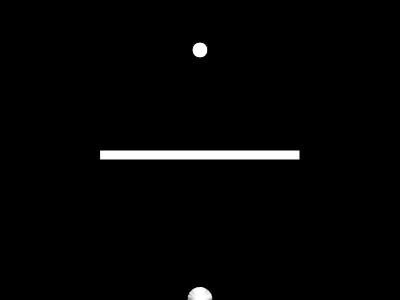
Frame 1 (no input)
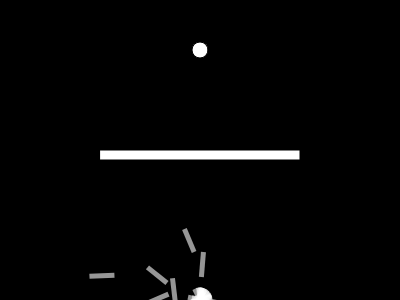
Frame 60 (no input)
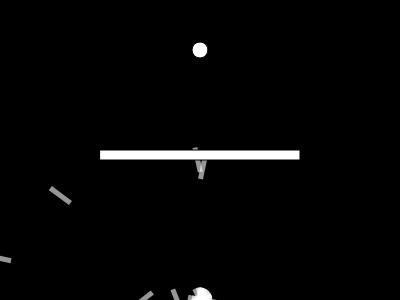
Frame 120 (the mouse pressed at the canvas centre since frame 60)

The p5.js sketch that drew these frames (run headless with seeded random() and noise() and a simulated clock; from frame 60 on, the mouse is pressed at the canvas centre):

// p5.js sketch
// ── sketch.js
var population;
var lifeSpan = 400;
var lifeP;
var count = 0;
var target;
var maxForce = 0.2;

var rx = 100;
var ry = 150;
var rw = 200;
var rh = 10;

function setup(){
	createCanvas(400, 300);
	population = new Population();
	lifeP = createP();
	target = createVector(width*0.5, 50);
}

function draw(){
	background(0);
	population.run();
	lifeP.html(count);

	count++;
	if (count >= lifeSpan) {
		population.evaluate();
		population.selection();
		// population = new Population();
		count = 0 ;
	}
	fill(255);
	rect(rx, ry, rw, rh);
	ellipse(target.x, target.y, 16, 16);
}


// ── dna.js
function DNA(genes) {
	this.genes = [];
	if(genes){
		this.genes = genes;
	} else {
		for (let i = 0; i < lifeSpan; i++) {
			this.genes[i] = p5.Vector.random2D();
			this.genes[i].setMag(maxForce);
		}
	}
	this.crossOver = function(partner) {
		var newGenes = [];
		var mid = floor(random(this.genes.length));
		for (let i = 0; i < this.genes.length; i++) {
			if (i > mid) {
				newGenes[i] = this.genes[i];
			} else {
				newGenes[i] = partner.genes[i];
			}
		}
		return new DNA(newGenes);
	}

	this.mutation = function() {
		for (let i = 0; i < this.genes.length; i++) {
			if(random(1) < 0.01) {
				this.genes[i] = p5.Vector.random2D();
				this.genes[i].setMag(maxForce);
			}
		}
	}
}
// ── population.js
function Population(size = 25) {
	this.rockets = [];
	this.popSize = size;
	this.matingPool = [];

	for(let i = 0; i < this.popSize; i++) {
		this.rockets[i] = new Rocket();
	}

	this.run = function() {
		for(let i = this.rockets.length - 1; i >= 0; i--) {
			this.rockets[i].update();
			this.rockets[i].show();
		}
	}

	this.evaluate = function() {
		var maxFit = 0;
		for(let i = this.rockets.length - 1; i >= 0; i--) {
			this.rockets[i].calcFitness();
			if (this.rockets[i].fitness > maxFit) {
				maxFit = this.rockets[i].fitness;
			}
		}
		console.log(maxFit);
		maxFit = 1/maxFit;
		for(let i = this.rockets.length - 1; i >= 0; i--) {
			this.rockets[i].fitness *= maxFit;
		}

		this.matingPool = [];
		for(let i = this.rockets.length - 1; i >= 0; i--) {
			var n = this.rockets[i].fitness * 100;
			for (let j = 0; j < n; j++) {
				this.matingPool.push(this.rockets[i]);
			}
		}
	}

	this.selection = function() {
		var newRockets = [];
		for (let i = 0; i < this.rockets.length; i++) {
			const element = this.rockets[i];
			var parentA = random(this.matingPool).dna;
			var parentB = random(this.matingPool).dna;
			var child = parentA.crossOver(parentB);
			child.mutation();
			newRockets[i] = new Rocket(child);
		}
		this.rockets = newRockets;
	}
}
// ── rocket.js
function Rocket(dna) {
	this.pos = createVector(width*0.5, height);
	// this.vel = createVector(0, -1);
	this.vel = createVector();
	this.acc = createVector();
	this.dna = dna || new DNA();
	this.fitness = 0;
	this.running = true;
	this.crashed = false;
	this.time = 0;

	this.applyForce = function(force) {
		this.acc.add(force);
	}

	this.update = function() {
		var d = dist(this.pos.x, this.pos.y, target.x, target.y);
		if(d < 10) {
			this.running = false;
			this.pos = target.copy();
		}
		if(this.pos.x > rx && this.pos.x < rx + rw && 
			this.pos.y > ry && this.pos.y < ry + rh) {
				this.crashed = true;
			}
		if (this.pos.x > width || this.pos.x < 0 ) {
				this.crashed = true;
			}
		if (this.pos.y > height || this.pos.y < 0 ) {
				this.crashed = true;
			}
		if (this.running && !this.crashed) {
			this.applyForce(this.dna.genes[count]);
			this.vel.add(this.acc);
			this.pos.add(this.vel);
			this.acc.mult(0);
			this.vel.limit(4);
			this.time++;
		}
	}

	this.show = function() {
		push();
		noStroke();
		fill(255, 150);
		translate(this.pos.x, this.pos.y);
		rotate(this.vel.heading());
		rectMode(CENTER);
		rect(0, 0, 25, 5);
		pop();
	}

	this.calcFitness = function() {
		var d = dist(this.pos.x, this.pos.y, target.x, target.y);
		this.fitness = map(d, 0, width, width, 0);
		if(this.completed) {
			this.fitness *= 10;
			this.fitness *= map(this.time, 0, lifeSpan, 20, 1);
		}
		if(this.crashed) {
			this.fitness *= 0.1;
			return
		}
	}
}
